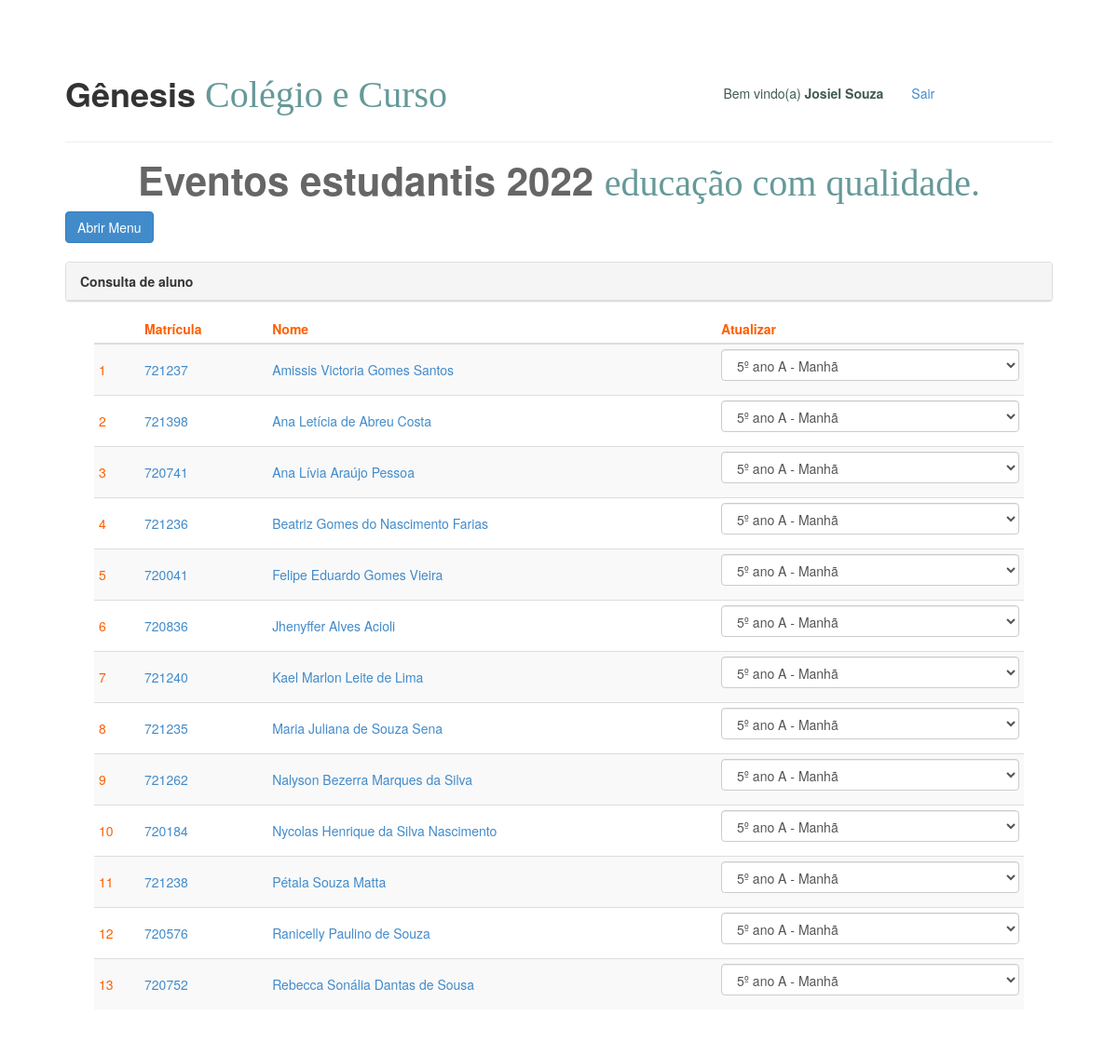
The app's page /eventos/listarturma.php?codturma=14 (signed in) with its own data.
### tables this page shows
CREATE TABLE `usuario` (
  `id_usuario` int(11) NOT NULL,
  `nome_usuario` varchar(200) NOT NULL,
  `login_usuario` int(20) NOT NULL,
  `senha_usuario` varchar(100) NOT NULL,
  `nivel_usuario` int(2) NOT NULL,
  `fk_id_turma` int(11) NOT NULL
);

### eventos/listarturma.php (the view, shortened to what this page needs)
<!DOCTYPE html>
<html lang="pt-br">
<head>
    <link href="css/bootstrap.min.css" rel="stylesheet">
    <link rel="stylesheet" href="https://maxcdn.bootstrapcdn.com/font-awesome/4.4.0/css/font-awesome.min.css">
    <link href="css/editor.css" type="text/css" rel="stylesheet"/>
    <link href="css/estilojss.css" rel="stylesheet">
    <link rel="stylesheet" href="css/estilo-publicacao.css" type="text/css">
    <link href="css/simple-sidebar.css" rel="stylesheet">
    <link href="css/sanfona.css" rel="stylesheet">
</head>
<body>
    <div id="wrapper">
        <div id="page-content-wrapper">
            <div class="container-fluid">
                <div class="row">
                    <div class="col-md-6">
                        <h1><?=nome_empresa_editado?></h1>
                    </div>
                    <div class="col-md-4">
                        <p style="color:#415A55;text-align:right;"><br />Bem vindo(a) <b><?=$_SESSION['nome']?></b></p>
                    </div>
                    <div class="col-md-2">
                        <p style="color:text-align:left;"><br /><a href="logout.php">Sair</a></p>
                    </div>
                </div>
                <hr />
                  <h1 class="titulo-local-h1">
                    <?=tema_projeto?>
                    <strong class="titulo-local-h2">
                      <?=subtema_projeto?>
                    </strong>
                  </h1>
                <a href="#menu-toggle" class="btn btn-primary" id="menu-toggle">Abrir Menu</a>
                <div class="list-group">
                  <br />
<div class="panel panel-default">
<div class="panel-heading"><strong>Consulta de aluno</strong></div>
<div class="panel-body texto-formulario-cadastro col-md-12">
  <div class="form-group col-md-12">
    <?php
      if(isset($_GET['codturma'])){
        $id_turma = $_GET['codturma'];
        $pdo = conectar();
        $sql = $pdo->prepare('SELECT id_usuario,nome_usuario,login_usuario FROM usuario WHERE fk_id_turma = "'.$id_turma.'" ORDER BY nome_usuario ASC');
        $sql->execute();
        $resultado = $sql->fetchAll(PDO::FETCH_OBJ);
        $sql_turma = $pdo->prepare('SELECT * FROM turma INNER JOIN turno ON turma.turno_turma = turno.id ORDER BY nivel,nome_turma ASC');
        $sql_turma->execute();
        $resultado_turma = $sql_turma->fetchAll(PDO::FETCH_OBJ);
        echo "<table class='table table-striped table-hover table-condensed'>";
        echo "<thead><tr>";
        echo "<th>&nbsp;</th>";
        echo "<th>Matrícula</th>";
        echo "<th>Nome</th>";
        echo "<th>Atualizar</th>";
        echo "</tr></thead>";
        echo "<tbody>";
        $cont=0;
        foreach ($resultado as $var){
          $cont++;
          echo "<tr>";
          echo "<td class='align-vertical'>".$cont."</td>";
          echo "<td class='align-vertical'><a href='#'>".$var->login_usuario."</a></td>";
          echo "<td class='align-vertical'><a href='#'>".utf8_encode($var->nome_usuario)."</a></td>";
          echo "<td class='align-vertical'>";
          echo "<select class='form-control'>";
          foreach ($resultado_turma as $var_turma){
            echo "<option><a href='1'>".utf8_encode($var_turma->nome_turma)." - ".utf8_encode($var_turma->nome)."</a></option>";
          }
          echo "</select>";
          echo "</td></tr>";
        }
        echo "</tbody></table>";
      }else{
        echo "Redirect...";
      }
    ?>
  </div>
</div>
</div>
                </div>
            </div>
        </div>
    </div>
</body>
</html>

### eventos/css/editor.css (style rules this page uses)
select, textarea, input[type="text"], input[type="password"], input[type="datetime"], input[type="datetime-local"], input[type="date"], input[type="month"], input[type="time"], input[type="week"], input[type="number"], input[type="email"], input[type="url"], input[type="search"], input[type="tel"], input[type="color"], .uneditable-input { height:auto; margin-bottom:10px; }
h1 { margin-top:10px; line-height:40px; }

### eventos/css/estilojss.css (style rules this page uses)
.titulo-local-h1 { color: #666666; font-size: 3em; font-weight: bolder; text-align: center; }
.titulo-local-h2 { color: #669999; font-size: 30pt; font-family:Brush Script MT,cursive; text-align: center; font-weight:normal; }
.texto-formulario-cadastro { color: #FF5F00; font-size: 1em; }
.align-vertical { vertical-align:middle !important; }

### eventos/css/estilo-publicacao.css (style rules this page uses)
select { border-radius: 4px; }

### eventos/css/simple-sidebar.css (style rules this page uses)
body { overflow-x: hidden; }
#wrapper { padding-left: 0; -webkit-transition: all 0.5s ease; -moz-transition: all 0.5s ease; -o-transition: all 0.5s ease; transition: all 0.5s ease; }
#page-content-wrapper { width: 100%; position: absolute; padding: 15px; }
@media (min-width:768px) { #wrapper { padding-left: 0; } }
@media (min-width:768px) { #page-content-wrapper { padding: 20px; position: relative; } }

### eventos/css/sanfona.css (style rules this page uses)
body { margin:50px; }

### records on screen
usuario: login_usuario "721237", nome_usuario "Amissis Victoria Gomes Santos"
usuario: login_usuario "721398", nome_usuario "Ana Letícia de Abreu Costa"
usuario: login_usuario "720741", nome_usuario "Ana Lívia Araújo Pessoa"
usuario: login_usuario "721236", nome_usuario "Beatriz Gomes do Nascimento Farias"
usuario: login_usuario "720041", nome_usuario "Felipe Eduardo Gomes Vieira"
usuario: login_usuario "720836", nome_usuario "Jhenyffer Alves Acioli"
usuario: login_usuario "721240", nome_usuario "Kael Marlon Leite de Lima"
usuario: login_usuario "721235", nome_usuario "Maria Juliana de Souza Sena"
usuario: login_usuario "721262", nome_usuario "Nalyson Bezerra Marques da Silva"
usuario: login_usuario "720184", nome_usuario "Nycolas Henrique da Silva Nascimento"
usuario: login_usuario "721238", nome_usuario "Pétala Souza Matta"
usuario: login_usuario "720576", nome_usuario "Ranicelly Paulino de Souza"
usuario: login_usuario "720752", nome_usuario "Rebecca Sonália Dantas de Sousa"

### other values on screen
nome_empresa_editado "Gênesis Colégio e Curso"
$_SESSION['nome'] "Josiel Souza"
tema_projeto "Eventos estudantis 2022"
subtema_projeto "educação com qualidade."
